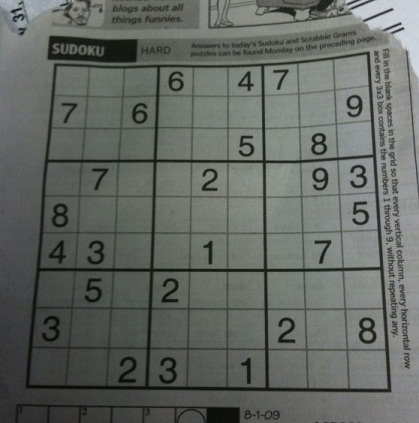
//> input picture Sudoku_py/sudoku.jpg, 419 x 423 px
$ ./DisplayImage ../Sudoku_py/sudoku.jpg   (built with g++ and OpenCV 4)
//> lines starting //> are read from the running program, lines starting //| are printed output that depends on the picture
//> further down, image is the input picture: 423 rows x 419 cols, CV_8UC3; mean B, G, R 98.9, 103.6, 99.4
#include "opencv2/core/utility.hpp"
#include "opencv2/imgproc.hpp"
#include "opencv2/imgcodecs.hpp"
#include "opencv2/highgui.hpp"
#include <stdio.h>
using namespace cv;
using namespace std;
int edgeThresh = 1;
Mat image, gray, edge, cedge;
// define a trackbar callback
static void onTrackbar(int, void*)
{
    blur(gray, edge, Size(3,3));
    // Run the edge detector on grayscale
    Canny(edge, edge, edgeThresh, edgeThresh*3, 3);
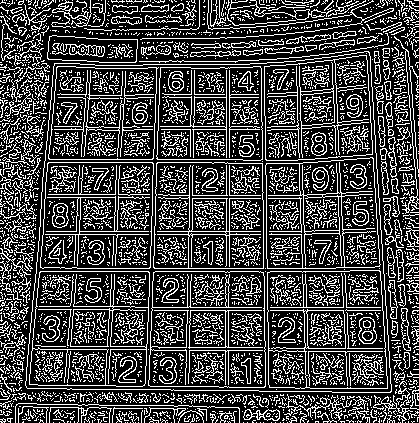
//> edge: 423 rows x 419 cols, CV_8UC1; 27.2% white in thin lines or dots
    cedge = Scalar::all(0);
    image.copyTo(cedge, edge);
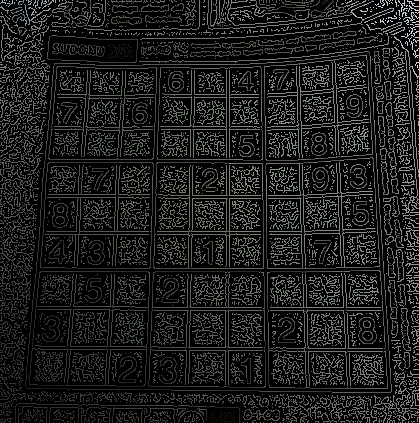
//> cedge: 423 rows x 419 cols, CV_8UC3; mean B, G, R 27, 28.3, 27.1
    imshow("Edge map", cedge);
}
static void help()
{
    printf("\nThis sample demonstrates Canny edge detection\n"
           "Call:\n"
           "    /.edge [image_name -- Default is ../data/fruits.jpg]\n\n");
}
const char* keys =
{
    "{help h||}{@image |../data/fruits.jpg|input image name}"
};
int main( int argc, const char** argv )
{
    CommandLineParser parser(argc, argv, keys);
    if (parser.has("help"))
    {
        help();
        return 0;
    }
    string filename = parser.get<string>(0);
    image = imread(filename, 1);
    if(image.empty())
    {
        printf("Cannot read image file: %s\n", filename.c_str());
        help();
        return -1;
    }
    cedge.create(image.size(), image.type());
    cvtColor(image, gray, COLOR_BGR2GRAY);
    // Create a window
    namedWindow("Edge map", 1);
    // create a toolbar
    createTrackbar("Canny threshold", "Edge map", &edgeThresh, 100, onTrackbar);
    // Show the image
    onTrackbar(0, 0);
    // Wait for a key stroke; the same function arranges events processing
    waitKey(0);
    return 0;
}
